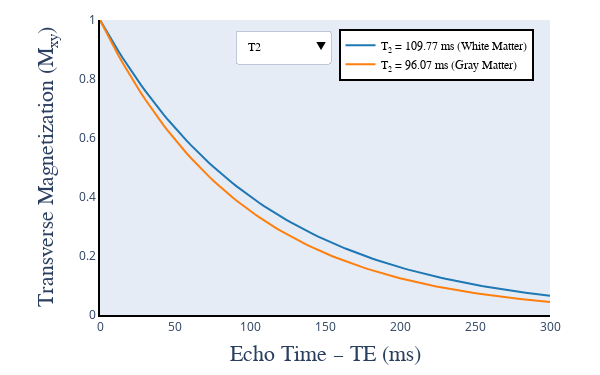

Notebook code for this chart:
### Code cell
#| label: fig3p2cell

# Prepare Python environment

import scipy.io as sio
from pathlib import Path

data_dir = Path("../../data/03-T2")
data_file = "t2_and_t2star_curvs.mat"

#Load either archived or generated plot variables
mat_contents = sio.loadmat(data_dir / data_file)

# Get the signals and parameters from Matlab

# T2
T2_signal_WM = mat_contents['signal_WM_T2'][0]
T2_signal_GM = mat_contents['signal_GM_T2'][0]

# T2*
T2star_signal_WM = mat_contents['signal_WM_T2star'][0]
T2star_signal_GM = mat_contents['signal_GM_T2star'][0]

# TE 
params = mat_contents['params']
TE = mat_contents['params']['TE'][0][0][0]

## Plot

import matplotlib.pyplot as plt
import chart_studio.plotly as py
import plotly.graph_objs as go
import numpy as np
from plotly.offline import iplot

config={'showLink': False, 'displayModeBar': False}

# T2 signals

wm_T2 = go.Scatter(
    x = TE,
    y = T2_signal_WM,
    name = 'T<sub>2</sub> = 109.77 ms (White Matter)',
    text = 'T<sub>2</sub> = 109.77 ms (White Matter)',
    hoverinfo = 'x+y+text',
    line=dict(color='#1f77b4', dash='solid'),
    visible = True
)

gm_T2 = go.Scatter(
    x = TE,
    y = T2_signal_GM,
    name = 'T<sub>2</sub> = 96.07 ms (Gray Matter)',
    text = 'T<sub>2</sub> = 96.07 ms (Gray Matter)',
    hoverinfo = 'x+y+text',
    line=dict(color='#ff7f0e', dash='solid'),
    visible = True
)

# T2* signals

wm_T2star = go.Scatter(
    x = TE,
    y = T2star_signal_WM,
    name = 'T<sub>2</sub>* = 67.63 ms (White Matter)',
    text = 'T<sub>2</sub>* = 67.63 ms (White Matter)',
    hoverinfo = 'x+y+text',
    line=dict(color='#1f77b4', dash='dot'),
    visible = False
)

gm_T2star = go.Scatter(
    x = TE,
    y = T2star_signal_GM,
    name = 'T<sub>2</sub>* = 48.48 ms (Gray Matter)',
    text = 'T<sub>2</sub>* = 48.48 ms (Gray Matter)',
    hoverinfo = 'x+y+text',
    line=dict(color='#ff7f0e', dash='dot'),
    visible = False
)

data = [wm_T2, gm_T2, wm_T2star, gm_T2star]

layout = go.Layout(
    width=600,
    height=375,
    margin=go.layout.Margin(
        l=100,
        r=50,
        b=60,
        t=20,
    ),
    annotations=[
        dict(
            x=0.5004254919715793,
            y=-0.175,
            showarrow=False,
            text='Echo Time – TE (ms)',
            font=dict(
                family='Times New Roman',
                size=22
            ),
            xref='paper',
            yref='paper'
        ),
        dict(
            x=-0.15,
            y=0.50,
            showarrow=False,
            text='Transverse Magnetization (M<sub>xy</sub>)',
            font=dict(
                family='Times New Roman',
                size=22
            ),
            textangle=-90,
            xref='paper',
            yref='paper'
        ),
    ],
    xaxis=dict(
        showgrid=False,
        linecolor='black',
        linewidth=2
    ),
    yaxis=dict(
        showgrid=False,
        linecolor='black',
        linewidth=2,
        range=[0, 1]
    ),
    legend=dict(
        x=0.53,
        y=0.97,
        traceorder='normal',
        font=dict(
            family='Times New Roman',
            size=12,
            color='#000'
        ),
        bordercolor='#000000',
        borderwidth=2
    ),
    updatemenus=[
        dict(
            buttons=list([
                # Display T2
                dict(
                    args=[{'visible': [True, True, False, False]}],
                    label='T2',
                    method='update'
                ),
                # Display T2*
                dict(
                    args=[{'visible': [False, False, True, True]}],
                    label='T2*',
                    method='update'
                ),
                # Display both T2 and T2*
                dict(
                    args=[{'visible': [True, True, True, True]}],
                    label='T2 and T2*',
                    method='update'
                ),
            ]),
            direction='down',
            pad={'r': 10, 't': 10},
            showactive=True,
            x=0.30,
            xanchor='left',
            y=1.0,
            yanchor='top',
            font=dict(
            family='Times New Roman',
            size=12,
            color='#000'
            )
        ),
    ]
) 

fig = dict(data=data, layout=layout)

iplot(fig, filename = 'ir_fig_2.html', config = config)

### Figure 1 — Plotly figure (JSON) as saved in the notebook; plotly's stock layout.template omitted (floating-point values rounded to 4 significant figures)
{"data": [{"hoverinfo": "x+y+text", "line": {"color": "#1f77b4", "dash": "solid"}, "name": "T<sub>2</sub> = 109.77 ms (White Matter)", "text": "T<sub>2</sub> = 109.77 ms (White Matter)", "type": "scatter", "visible": true, "x": [0, 3.03, 6.061, 9.091, 12.12, 15.15, 18.18, 21.21, 24.24, 27.27, 30.3, 33.33, 36.36, 39.39, 42.42, 45.45, 48.48, 51.52, 54.55, 57.58, 60.61, 63.64, 66.67, 69.7, 72.73, 75.76, 78.79, 81.82, 84.85, 87.88, 90.91, 93.94, 96.97, 100, 103.0, 106.1, 109.1, 112.1, 115.2, 118.2, 121.2, 124.2, 127.3, 130.3, 133.3, 136.4, 139.4, 142.4, 145.5, 148.5, 151.5, 154.5, 157.6, 160.6, 163.6, 166.7, 169.7, 172.7, 175.8, 178.8, 181.8, 184.8, 187.9, 190.9, 193.9, 197.0, 200, 203.0, 206.1, 209.1, 212.1, 215.2, 218.2, 221.2, 224.2, 227.3, 230.3, 233.3, 236.4, 239.4, 242.4, 245.5, 248.5, 251.5, 254.5, 257.6, 260.6, 263.6, 266.7, 269.7, 272.7, 275.8, 278.8, 281.8, 284.8, 287.9, 290.9, 293.9, 297.0, 300], "y": [1, 0.9728, 0.9463, 0.9205, 0.8955, 0.8711, 0.8474, 0.8243, 0.8018, 0.78, 0.7588, 0.7381, 0.718, 0.6985, 0.6794, 0.6609, 0.6429, 0.6254, 0.6084, 0.5918, 0.5757, 0.5601, 0.5448, 0.53, 0.5155, 0.5015, 0.4878, 0.4746, 0.4616, 0.4491, 0.4368, 0.4249, 0.4134, 0.4021, 0.3912, 0.3805, 0.3702, 0.3601, 0.3503, 0.3407, 0.3315, 0.3224, 0.3137, 0.3051, 0.2968, 0.2887, 0.2809, 0.2732, 0.2658, 0.2585, 0.2515, 0.2447, 0.238, 0.2315, 0.2252, 0.2191, 0.2131, 0.2073, 0.2017, 0.1962, 0.1908, 0.1856, 0.1806, 0.1757, 0.1709, 0.1662, 0.1617, 0.1573, 0.153, 0.1489, 0.1448, 0.1409, 0.137, 0.1333, 0.1297, 0.1261, 0.1227, 0.1194, 0.1161, 0.1129, 0.1099, 0.1069, 0.104, 0.1011, 0.09838, 0.0957, 0.0931, 0.09056, 0.0881, 0.0857, 0.08336, 0.08109, 0.07889, 0.07674, 0.07465, 0.07262, 0.07064, 0.06872, 0.06684, 0.06502]}, {"hoverinfo": "x+y+text", "line": {"color": "#ff7f0e", "dash": "solid"}, "name": "T<sub>2</sub> = 96.07 ms (Gray Matter)", "text": "T<sub>2</sub> = 96.07 ms (Gray Matter)", "type": "scatter", "visible": true, "x": [0, 3.03, 6.061, 9.091, 12.12, 15.15, 18.18, 21.21, 24.24, 27.27, 30.3, 33.33, 36.36, 39.39, 42.42, 45.45, 48.48, 51.52, 54.55, 57.58, 60.61, 63.64, 66.67, 69.7, 72.73, 75.76, 78.79, 81.82, 84.85, 87.88, 90.91, 93.94, 96.97, 100, 103.0, 106.1, 109.1, 112.1, 115.2, 118.2, 121.2, 124.2, 127.3, 130.3, 133.3, 136.4, 139.4, 142.4, 145.5, 148.5, 151.5, 154.5, 157.6, 160.6, 163.6, 166.7, 169.7, 172.7, 175.8, 178.8, 181.8, 184.8, 187.9, 190.9, 193.9, 197.0, 200, 203.0, 206.1, 209.1, 212.1, 215.2, 218.2, 221.2, 224.2, 227.3, 230.3, 233.3, 236.4, 239.4, 242.4, 245.5, 248.5, 251.5, 254.5, 257.6, 260.6, 263.6, 266.7, 269.7, 272.7, 275.8, 278.8, 281.8, 284.8, 287.9, 290.9, 293.9, 297.0, 300], "y": [1, 0.9689, 0.9389, 0.9097, 0.8815, 0.8541, 0.8276, 0.8019, 0.777, 0.7529, 0.7295, 0.7068, 0.6849, 0.6636, 0.643, 0.623, 0.6037, 0.585, 0.5668, 0.5492, 0.5321, 0.5156, 0.4996, 0.4841, 0.4691, 0.4545, 0.4404, 0.4267, 0.4135, 0.4006, 0.3882, 0.3761, 0.3645, 0.3531, 0.3422, 0.3315, 0.3213, 0.3113, 0.3016, 0.2922, 0.2832, 0.2744, 0.2659, 0.2576, 0.2496, 0.2419, 0.2343, 0.2271, 0.22, 0.2132, 0.2066, 0.2002, 0.1939, 0.1879, 0.1821, 0.1764, 0.1709, 0.1656, 0.1605, 0.1555, 0.1507, 0.146, 0.1415, 0.1371, 0.1328, 0.1287, 0.1247, 0.1208, 0.1171, 0.1134, 0.1099, 0.1065, 0.1032, 0.1, 0.09689, 0.09388, 0.09097, 0.08814, 0.08541, 0.08276, 0.08019, 0.0777, 0.07528, 0.07295, 0.07068, 0.06849, 0.06636, 0.0643, 0.0623, 0.06037, 0.05849, 0.05668, 0.05492, 0.05321, 0.05156, 0.04996, 0.04841, 0.0469, 0.04545, 0.04404]}, {"hoverinfo": "x+y+text", "line": {"color": "#1f77b4", "dash": "dot"}, "name": "T<sub>2</sub>* = 67.63 ms (White Matter)", "text": "T<sub>2</sub>* = 67.63 ms (White Matter)", "type": "scatter", "visible": false, "x": [0, 3.03, 6.061, 9.091, 12.12, 15.15, 18.18, 21.21, 24.24, 27.27, 30.3, 33.33, 36.36, 39.39, 42.42, 45.45, 48.48, 51.52, 54.55, 57.58, 60.61, 63.64, 66.67, 69.7, 72.73, 75.76, 78.79, 81.82, 84.85, 87.88, 90.91, 93.94, 96.97, 100, 103.0, 106.1, 109.1, 112.1, 115.2, 118.2, 121.2, 124.2, 127.3, 130.3, 133.3, 136.4, 139.4, 142.4, 145.5, 148.5, 151.5, 154.5, 157.6, 160.6, 163.6, 166.7, 169.7, 172.7, 175.8, 178.8, 181.8, 184.8, 187.9, 190.9, 193.9, 197.0, 200, 203.0, 206.1, 209.1, 212.1, 215.2, 218.2, 221.2, 224.2, 227.3, 230.3, 233.3, 236.4, 239.4, 242.4, 245.5, 248.5, 251.5, 254.5, 257.6, 260.6, 263.6, 266.7, 269.7, 272.7, 275.8, 278.8, 281.8, 284.8, 287.9, 290.9, 293.9, 297.0, 300], "y": [1, 0.9562, 0.9143, 0.8742, 0.8359, 0.7993, 0.7643, 0.7308, 0.6988, 0.6681, 0.6389, 0.6109, 0.5841, 0.5585, 0.534, 0.5106, 0.4883, 0.4669, 0.4464, 0.4268, 0.4081, 0.3903, 0.3732, 0.3568, 0.3412, 0.3262, 0.3119, 0.2983, 0.2852, 0.2727, 0.2607, 0.2493, 0.2384, 0.2279, 0.218, 0.2084, 0.1993, 0.1905, 0.1822, 0.1742, 0.1666, 0.1593, 0.1523, 0.1456, 0.1392, 0.1331, 0.1273, 0.1217, 0.1164, 0.1113, 0.1064, 0.1018, 0.0973, 0.09304, 0.08896, 0.08506, 0.08133, 0.07777, 0.07436, 0.0711, 0.06799, 0.06501, 0.06216, 0.05944, 0.05683, 0.05434, 0.05196, 0.04968, 0.04751, 0.04543, 0.04343, 0.04153, 0.03971, 0.03797, 0.03631, 0.03472, 0.0332, 0.03174, 0.03035, 0.02902, 0.02775, 0.02653, 0.02537, 0.02426, 0.0232, 0.02218, 0.02121, 0.02028, 0.01939, 0.01854, 0.01773, 0.01695, 0.01621, 0.0155, 0.01482, 0.01417, 0.01355, 0.01295, 0.01239, 0.01184]}, {"hoverinfo": "x+y+text", "line": {"color": "#ff7f0e", "dash": "dot"}, "name": "T<sub>2</sub>* = 48.48 ms (Gray Matter)", "text": "T<sub>2</sub>* = 48.48 ms (Gray Matter)", "type": "scatter", "visible": false, "x": [0, 3.03, 6.061, 9.091, 12.12, 15.15, 18.18, 21.21, 24.24, 27.27, 30.3, 33.33, 36.36, 39.39, 42.42, 45.45, 48.48, 51.52, 54.55, 57.58, 60.61, 63.64, 66.67, 69.7, 72.73, 75.76, 78.79, 81.82, 84.85, 87.88, 90.91, 93.94, 96.97, 100, 103.0, 106.1, 109.1, 112.1, 115.2, 118.2, 121.2, 124.2, 127.3, 130.3, 133.3, 136.4, 139.4, 142.4, 145.5, 148.5, 151.5, 154.5, 157.6, 160.6, 163.6, 166.7, 169.7, 172.7, 175.8, 178.8, 181.8, 184.8, 187.9, 190.9, 193.9, 197.0, 200, 203.0, 206.1, 209.1, 212.1, 215.2, 218.2, 221.2, 224.2, 227.3, 230.3, 233.3, 236.4, 239.4, 242.4, 245.5, 248.5, 251.5, 254.5, 257.6, 260.6, 263.6, 266.7, 269.7, 272.7, 275.8, 278.8, 281.8, 284.8, 287.9, 290.9, 293.9, 297.0, 300], "y": [1, 0.9394, 0.8825, 0.829, 0.7788, 0.7316, 0.6873, 0.6456, 0.6065, 0.5698, 0.5352, 0.5028, 0.4723, 0.4437, 0.4168, 0.3916, 0.3678, 0.3456, 0.3246, 0.3049, 0.2865, 0.2691, 0.2528, 0.2375, 0.2231, 0.2096, 0.1969, 0.185, 0.1737, 0.1632, 0.1533, 0.144, 0.1353, 0.1271, 0.1194, 0.1122, 0.1054, 0.09899, 0.09299, 0.08736, 0.08206, 0.07709, 0.07242, 0.06803, 0.06391, 0.06004, 0.0564, 0.05298, 0.04977, 0.04676, 0.04392, 0.04126, 0.03876, 0.03641, 0.03421, 0.03213, 0.03019, 0.02836, 0.02664, 0.02503, 0.02351, 0.02208, 0.02075, 0.01949, 0.01831, 0.0172, 0.01616, 0.01518, 0.01426, 0.01339, 0.01258, 0.01182, 0.0111, 0.01043, 0.009799, 0.009205, 0.008648, 0.008124, 0.007631, 0.007169, 0.006735, 0.006327, 0.005943, 0.005583, 0.005245, 0.004927, 0.004628, 0.004348, 0.004085, 0.003837, 0.003605, 0.003386, 0.003181, 0.002988, 0.002807, 0.002637, 0.002477, 0.002327, 0.002186, 0.002054]}], "layout": {"annotations": [{"font": {"family": "Times New Roman", "size": 22}, "showarrow": false, "text": "Echo Time – TE (ms)", "x": 0.5004, "xref": "paper", "y": -0.175, "yref": "paper"}, {"font": {"family": "Times New Roman", "size": 22}, "showarrow": false, "text": "Transverse Magnetization (M<sub>xy</sub>)", "textangle": -90, "x": -0.15, "xref": "paper", "y": 0.5, "yref": "paper"}], "height": 375, "legend": {"bordercolor": "#000000", "borderwidth": 2, "font": {"color": "#000", "family": "Times New Roman", "size": 12}, "traceorder": "normal", "x": 0.53, "y": 0.97}, "margin": {"b": 60, "l": 100, "r": 50, "t": 20}, "updatemenus": [{"buttons": [{"args": [{"visible": [true, true, false, false]}], "label": "T2", "method": "update"}, {"args": [{"visible": [false, false, true, true]}], "label": "T2*", "method": "update"}, {"args": [{"visible": [true, true, true, true]}], "label": "T2 and T2*", "method": "update"}], "direction": "down", "font": {"color": "#000", "family": "Times New Roman", "size": 12}, "pad": {"r": 10, "t": 10}, "showactive": true, "x": 0.3, "xanchor": "left", "y": 1, "yanchor": "top"}], "width": 600, "xaxis": {"linecolor": "black", "linewidth": 2, "showgrid": false}, "yaxis": {"linecolor": "black", "linewidth": 2, "range": [0, 1], "showgrid": false}}}
